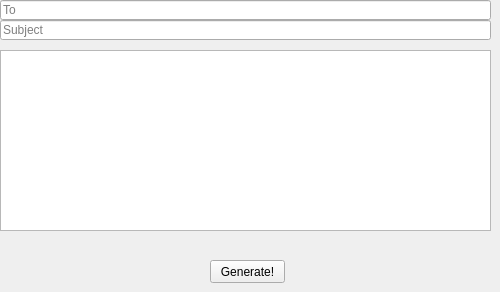
    <widget class="QWidget" name="tab_2">
     <attribute name="title">
      <string>Email</string>
     </attribute>
     <widget class="QLineEdit" name="to_email">
      <property name="geometry">
       <rect>
        <x>0</x>
        <y>0</y>
        <width>491</width>
        <height>20</height>
       </rect>
      </property>
      <property name="statusTip">
       <string/>
      </property>
      <property name="inputMask">
       <string/>
      </property>
      <property name="text">
       <string/>
      </property>
      <property name="placeholderText">
       <string>To</string>
      </property>
      <property name="clearButtonEnabled">
       <bool>true</bool>
      </property>
     </widget>
     <widget class="QTextEdit" name="email_message">
      <property name="geometry">
       <rect>
        <x>0</x>
        <y>50</y>
        <width>491</width>
        <height>181</height>
       </rect>
      </property>
     </widget>
     <widget class="QLineEdit" name="subject">
      <property name="geometry">
       <rect>
        <x>0</x>
        <y>20</y>
        <width>491</width>
        <height>20</height>
       </rect>
      </property>
      <property name="placeholderText">
       <string>Subject</string>
      </property>
     </widget>
     <widget class="QPushButton" name="generate_2">
      <property name="geometry">
       <rect>
        <x>210</x>
        <y>260</y>
        <width>75</width>
        <height>23</height>
       </rect>
      </property>
      <property name="text">
       <string>Generate!</string>
      </property>
     </widget>
    </widget>
